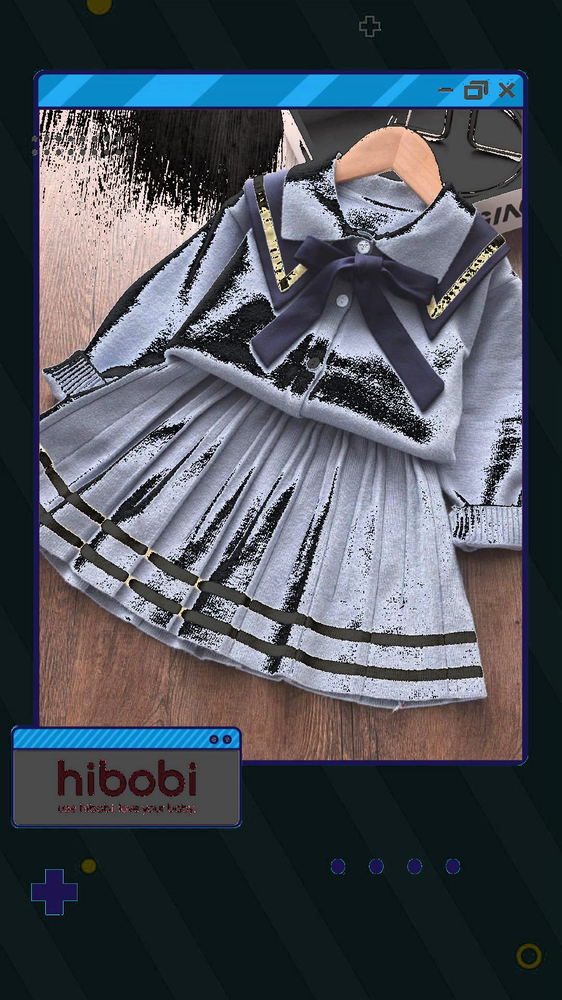
#> input picture output/97.png, 562 x 1000 px, shrunk from 1080 x 1920 before the run, given in place of 97.jpeg, which was not available
$ jupyter execute --allow-errors 97.ipynb   (text cells are left out)
#> lines starting #> are read from the running program, lines starting #| are printed output that depends on the picture; pictures that were not available may be replaced by others from this repository, and a replacement may not be noted
[cell 1]
import cv2
import numpy as np
import matplotlib.pyplot as plt

# Load the image from the specified path
image_path = './data/97.jpeg'
image = cv2.imread(image_path)
#> image is the input picture: shape (1000, 562, 3); mean B, G, R 88.5, 80.5, 75.1

# Convert the image from BGR to HSV color space
hsv_image = cv2.cvtColor(image, cv2.COLOR_BGR2HSV)
#> hsv_image: shape (1000, 562, 3); mean H, S, V 83.5, 86.9, 94.5

# Split the HSV image into its components
h, s, v = cv2.split(hsv_image)
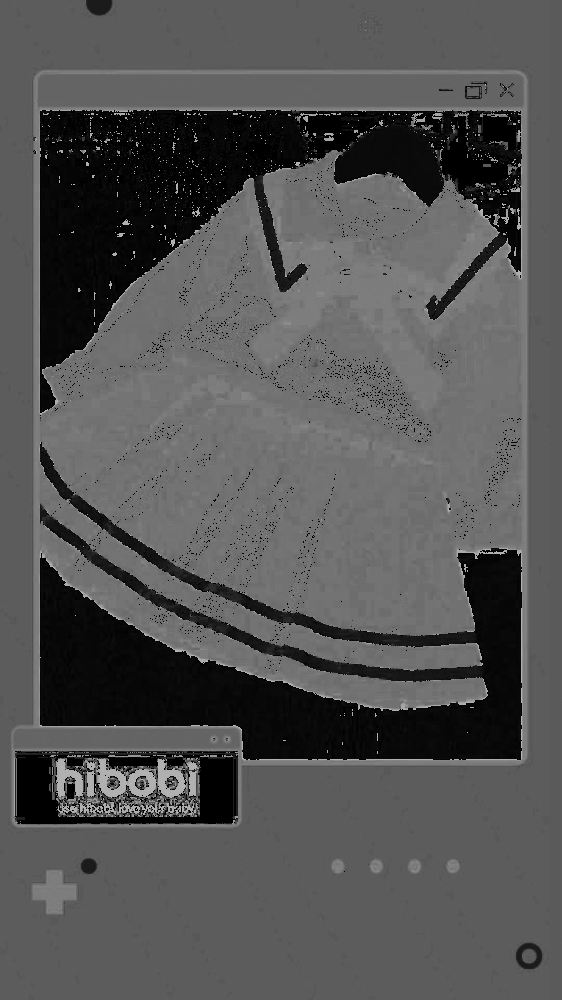
#> h: shape (1000, 562); min 0, max 179, mean 83.5
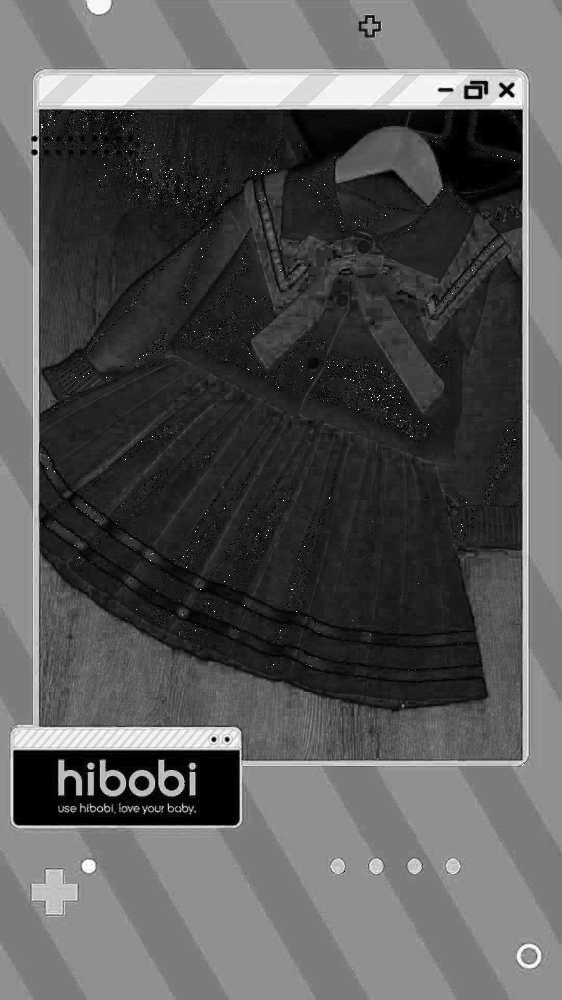
#> s: shape (1000, 562); min 0, max 255, mean 86.9
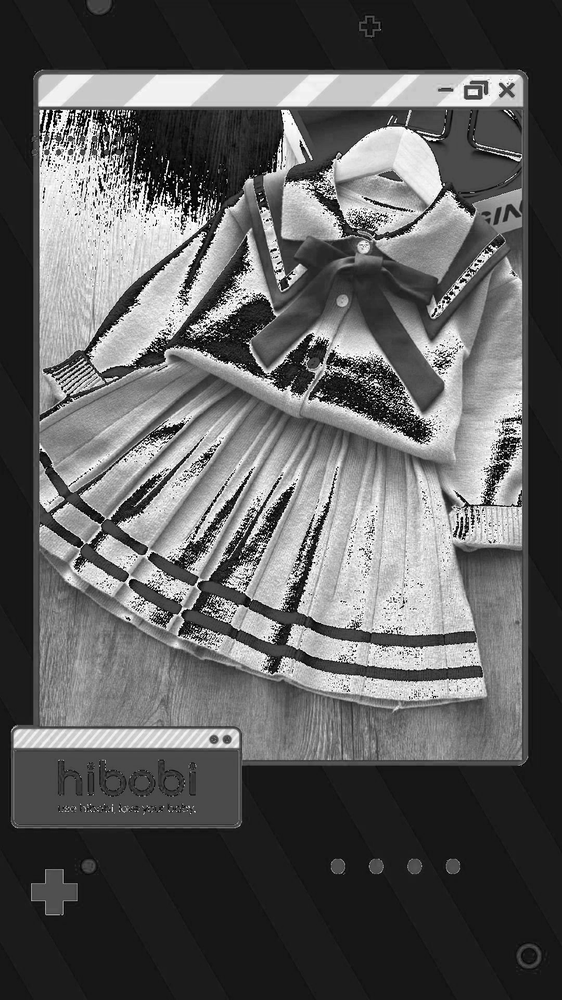
#> v: shape (1000, 562); min 0, max 255, mean 94.5

# Increase the saturation by a factor of 1.5
s = np.clip(s * 1.5, 0, 255)
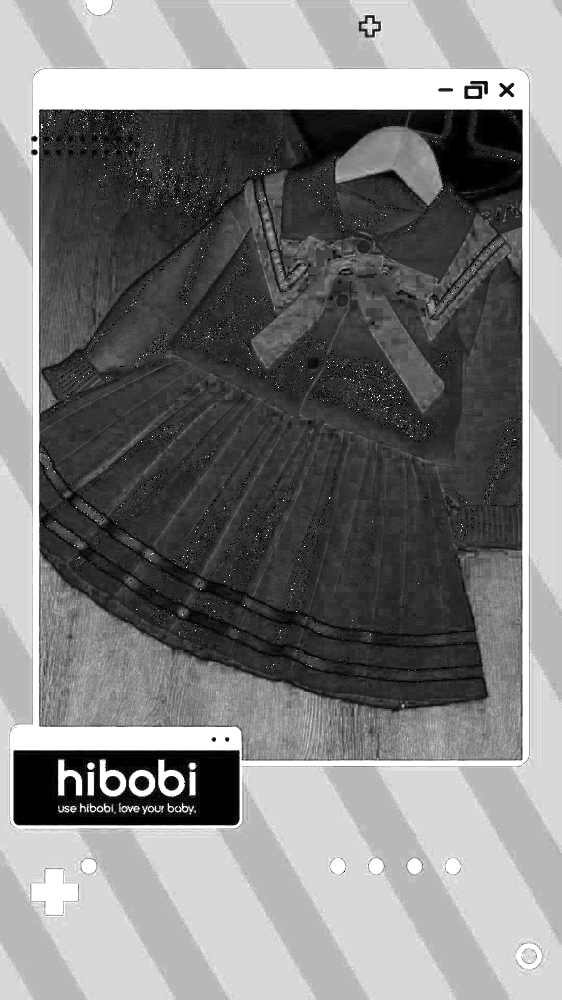
#> s: shape (1000, 562) float64; min 0, max 255, mean 125.6

# Merge the components back together
#> (the rest of this cell did not finish here and is left out)

$ run again, with output/107.png copied over output/97.png
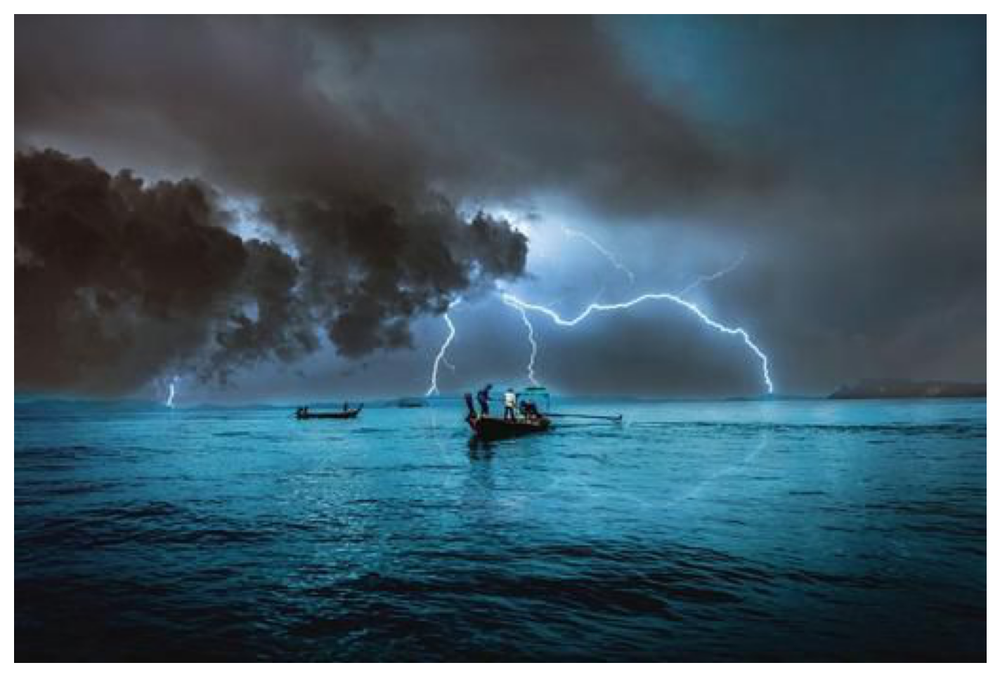
#> input picture output/107.png, 1000 x 677 px, shrunk from 1423 x 964 before the run, given in place of 97.jpeg, which was not available
#> image is the input picture: shape (677, 1000, 3); mean B, G, R 103.8, 90.9, 67.1
#> hsv_image: shape (677, 1000, 3); mean H, S, V 90.1, 98.1, 104.6
#> `h, s, v = cv2.split(hsv_image)`:
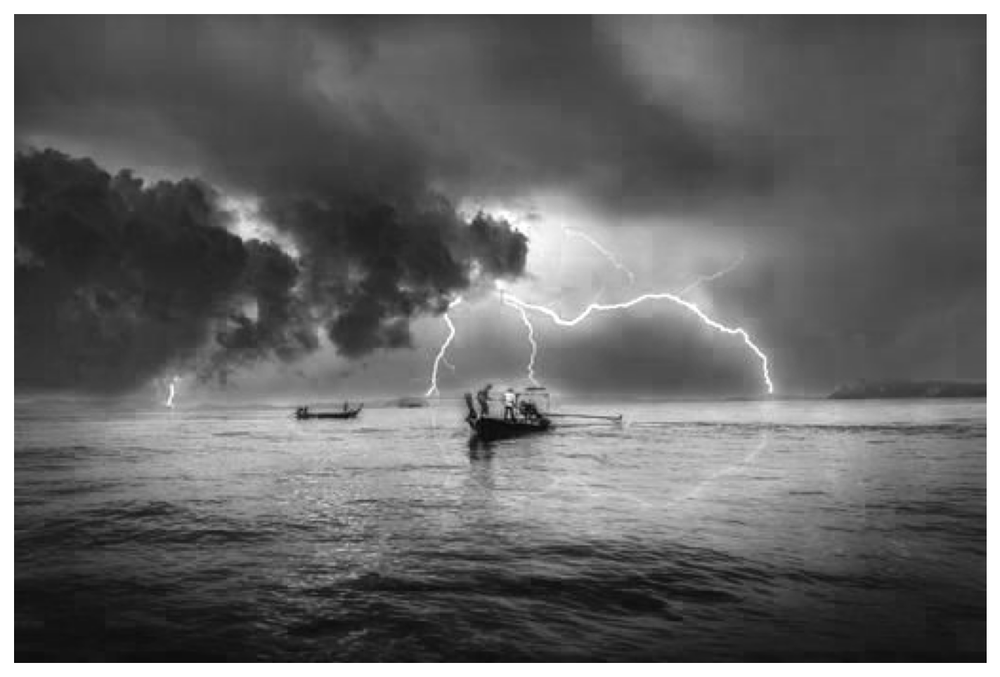
#> v: shape (677, 1000); min 0, max 255, mean 104.6
#> `s = np.clip(s * 1.5, 0, 255)`:
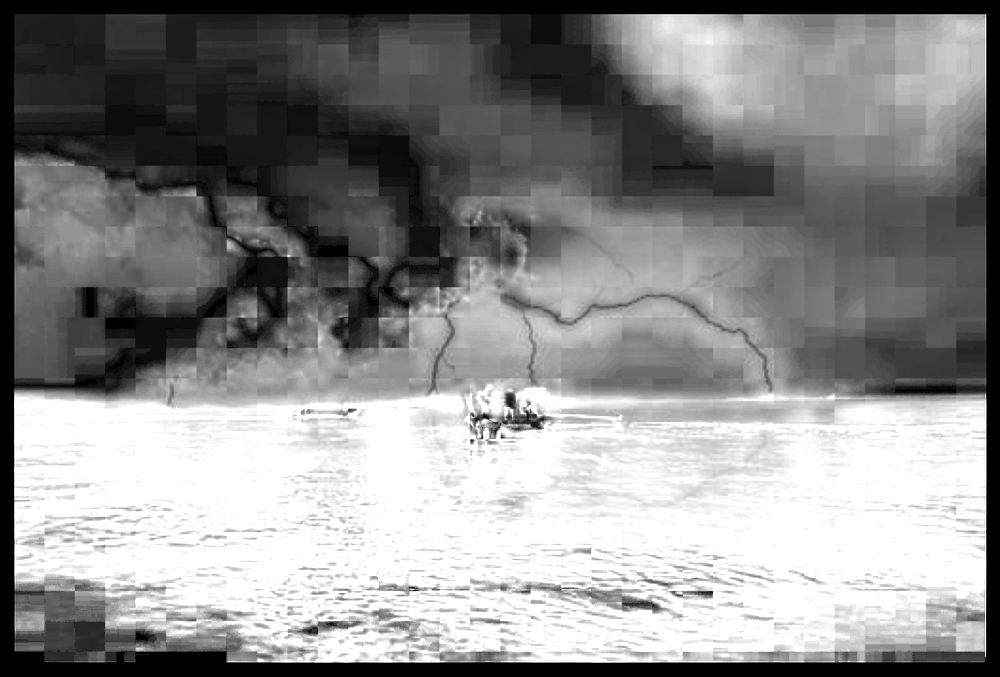
#> s: shape (677, 1000) float64; min 0, max 255, mean 140.2
